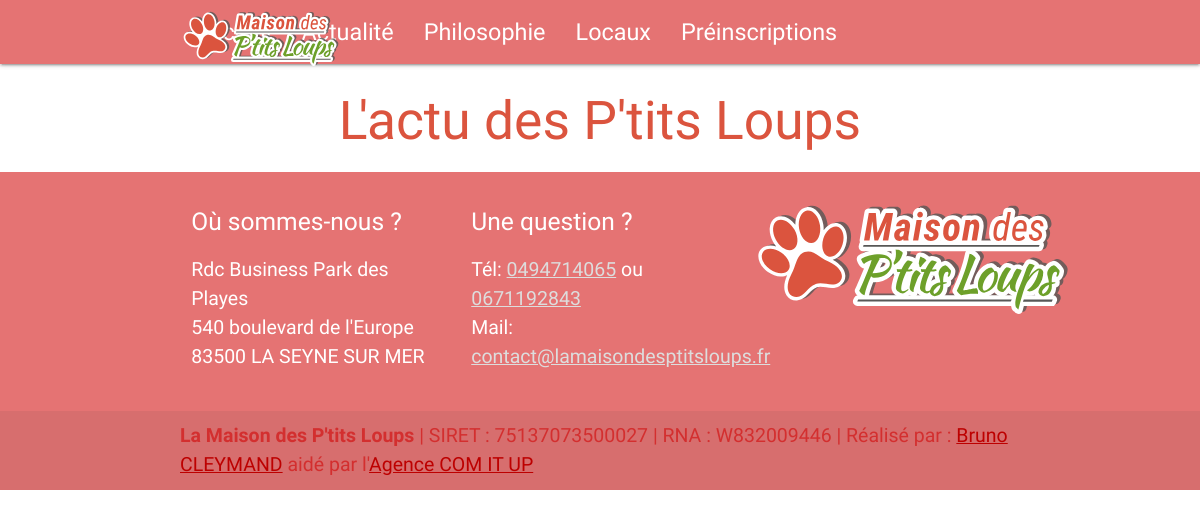
The page /blog.php on the database as committed earlier.
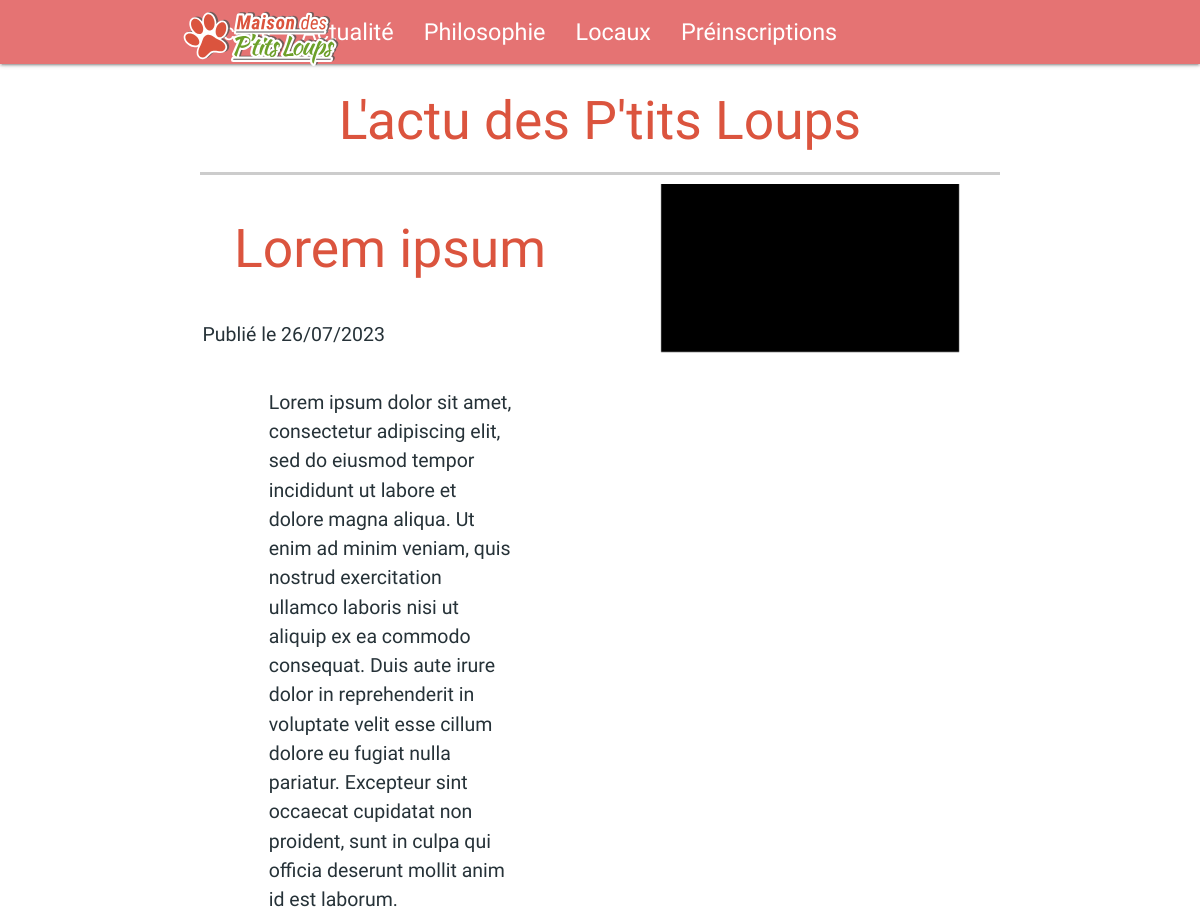
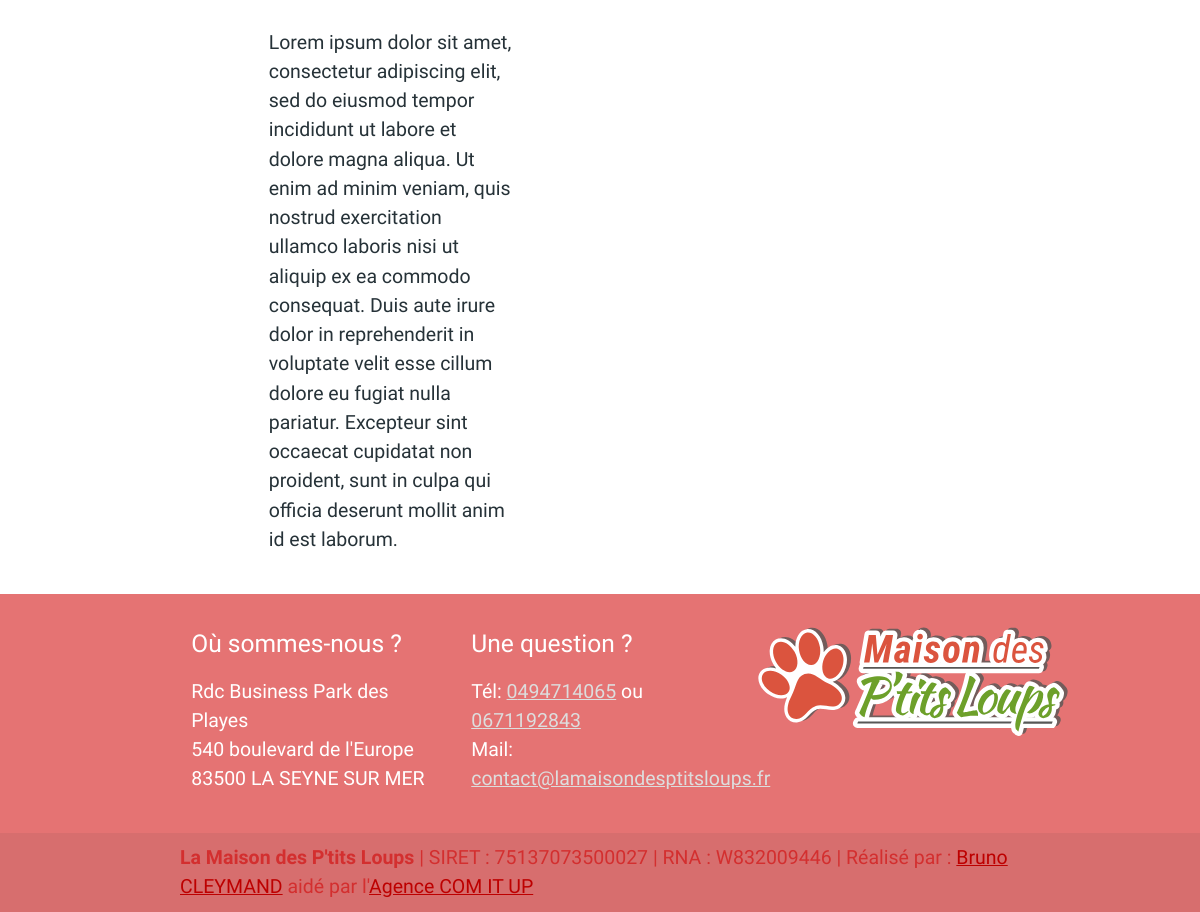
The same page on the database as committed later (2 pictures, top to bottom).
### tables this page shows
CREATE TABLE `articles` (
  `id` int(10) NOT NULL,
  `title` varchar(50) NOT NULL,
  `content` varchar(1000) NOT NULL,
  `date` datetime NOT NULL DEFAULT CURRENT_TIMESTAMP,
  `visibility` int(1) NOT NULL
);

### blog.php (the view, shortened to what this page needs)
<!DOCTYPE html>
<html lang="fr">
<?php
require_once "components/head.php";
require_once "config/config.php";
?>
<body>
  <?php
  include 'components/nav.php';
  ?>
  <div class="container">
    <h2 class="center">L'actu des P'tits Loups</h2>
    <?php
    if (isset($_SESSION['user'])) {
      $sql = "SELECT * FROM `articles` JOIN `articles-access` ON `articles`.`id` = `articles-access`.`article-id` WHERE `articles-access`.`account-id` = 0 OR `articles-access`.`account-id` =" . $_SESSION['user']['id'] . " ORDER BY `articles`.`date` DESC";
    } else {
      $sql = "SELECT * FROM `articles` JOIN `articles-access` ON `articles`.`id` = `articles-access`.`article-id` WHERE `articles-access`.`account-id` = 0 ORDER BY `articles`.`date` DESC";
    }
    $pre = $pdo->prepare($sql);
    $pre->execute();
    $data = $pre->fetchAll(PDO::FETCH_ASSOC);
    foreach ($data as $article) {
      $date = date_create($article["date"]);
      $sql = "SELECT * FROM `articles-images` WHERE `article-id` =" . $article['id'];
      $pre = $pdo->prepare($sql);
      $pre->execute();
      $articleimages = $pre->fetchAll(PDO::FETCH_ASSOC);
      $imagecount = count($articleimages);
    ?>
      <hr>
      <div>
        <div class="row ">
          <span class="row">
            <div class="col s12 <?php if ($imagecount == 0) {
                                  echo 'center';
                                } else {
                                  echo 'm6';
                                } ?>">
              <h2 class="col s12 center"><?php echo $article["title"] ?></h2>
              <p class="col s12 ">Publié le <?php echo date_format($date, "d/m/Y") ?> </p>
              <p class="col s12 m8 offset-m2"><?php echo nl2br($article["content"]) ?></p>
            </div>
            <div class="col s12 m6 center">
              <?php
              if ($imagecount > 1) { ?>
                <div class="carousel carousel-slider">
                  <?php
                  foreach ($articleimages as $oneimage) {
                  ?>
                    <a class="carousel-item"><img class="responsive-img materialboxed" width="650" src="images/<?php echo $oneimage['filename'] ?>" alt="<?php echo $oneimage['filename'] ?>"></a>
                  <?php
                  };
                  ?>
                </div>
              <?php } else if ($imagecount == 1) { ?>
                <img class="materialboxed news-image" src="images/<?php echo $articleimages[0]['filename'] ?>">
              <?php
              };
              ?>
            </div>
          </span>
        </div>
      </div>
    <?php
    };
    ?>
  </div>
  <?php
  include 'components/footer.php';
  ?>
</body>

### components/footer.php (shortened to what this page needs)
<!DOCTYPE html>
<html lang="fr">
<?php
require_once "head.php";
require_once "config/config.php";
?>
<head>
  <link type="text/css" rel="stylesheet" href="css/materialize.css" media="screen,projection" />
  <link type="text/css" rel="stylesheet" href="css/style.css?<?php echo time(); ?>" media="screen,projection" />
</head>
<footer class="page-footer red lighten-2">
  <div class="container">
    <div class="row">
      <?php
      $sql = "SELECT * FROM `footer-boxes` WHERE 1";
      $pre = $pdo->prepare($sql);
      $pre->execute();
      $boxes = $pre->fetchAll(PDO::FETCH_ASSOC);
      foreach ($boxes as $box) {
      ?>
        <div class="col l4 s12">
          <h5 class="white-text"><?php echo $box['title1'] ?></h5>
          <p>
            <?php echo nl2br($box['content']) ?>
          </p>
        </div>
        <div class="col l4 s12">
          <h5 class="white-text"><?php echo $box['title2'] ?></h5>
          <p>Tél: <a href="tel:+33<?php echo $box['phone1'] ?> "><u><?php echo "0" . $box['phone1'] ?></u></a>
            <?php if (isset($box['phone2']) && $box['phone2'] != 0) { ?>
              ou <a href="tel:+33<?php echo $box['phone2'] ?> "><u><?php echo "0" . $box['phone2'] ?></u></a>
            <?php }; ?>
            <br>
            Mail: <a href="mailto:<?php echo $box['email'] ?>"><u><?php echo $box['email'] ?></u></a>
          </p>
        </div>
      <?php }; ?>
      <div class="col l4 s12 center">
        <img id="logo-footer" src="images/logo-maison-des-ptits-loups-la-seyne.svg" width="330px" height="150px" alt="Logo">
      </div>
    </div>
  </div>
  <div class="footer-copyright red-text text-darken-2">
    <div class="container">
      <b>La Maison des P'tits Loups</b> | SIRET : 75137073500027 | RNA : W832009446 | Réalisé par : <a href="mailto:bcleymand@gmail.com"><u>Bruno CLEYMAND</u></a> aidé par l'<a href="https://comitup.fr/" target="_blank" rel="external" download><u>Agence COM IT UP</u></a>
    </div>
  </div>
</footer>

Rows that differ between the two databases and show on the page:
added articles: title "Lorem ipsum", date "26/07/2023", content "Lorem ipsum dolor sit amet, consectetur adipiscing elit, sed do eiusmod tempor incididunt ut labore et dolore magna aliqua. Ut enim ad minim veniam, quis nostrud exercitation ullamco laboris nisi ut aliquip ex ea commodo consequat. Duis aute irure dolor in reprehenderit in voluptate velit esse cillum dolore eu fugiat nulla pariatur. Excepteur sint occaecat cupidatat non proident, sunt in culpa qui officia deserunt mollit anim id est laborum. Lorem ipsum dolor sit amet, consectetur adipiscing elit, sed do eiusmod tempor incididunt ut labore et dolore magna aliqua. Ut enim ad minim veniam, quis nostrud exercitation ullamco laboris nisi ut aliquip ex ea commodo consequat. Duis aute irure dolor…", articles-images.filename (picture)
